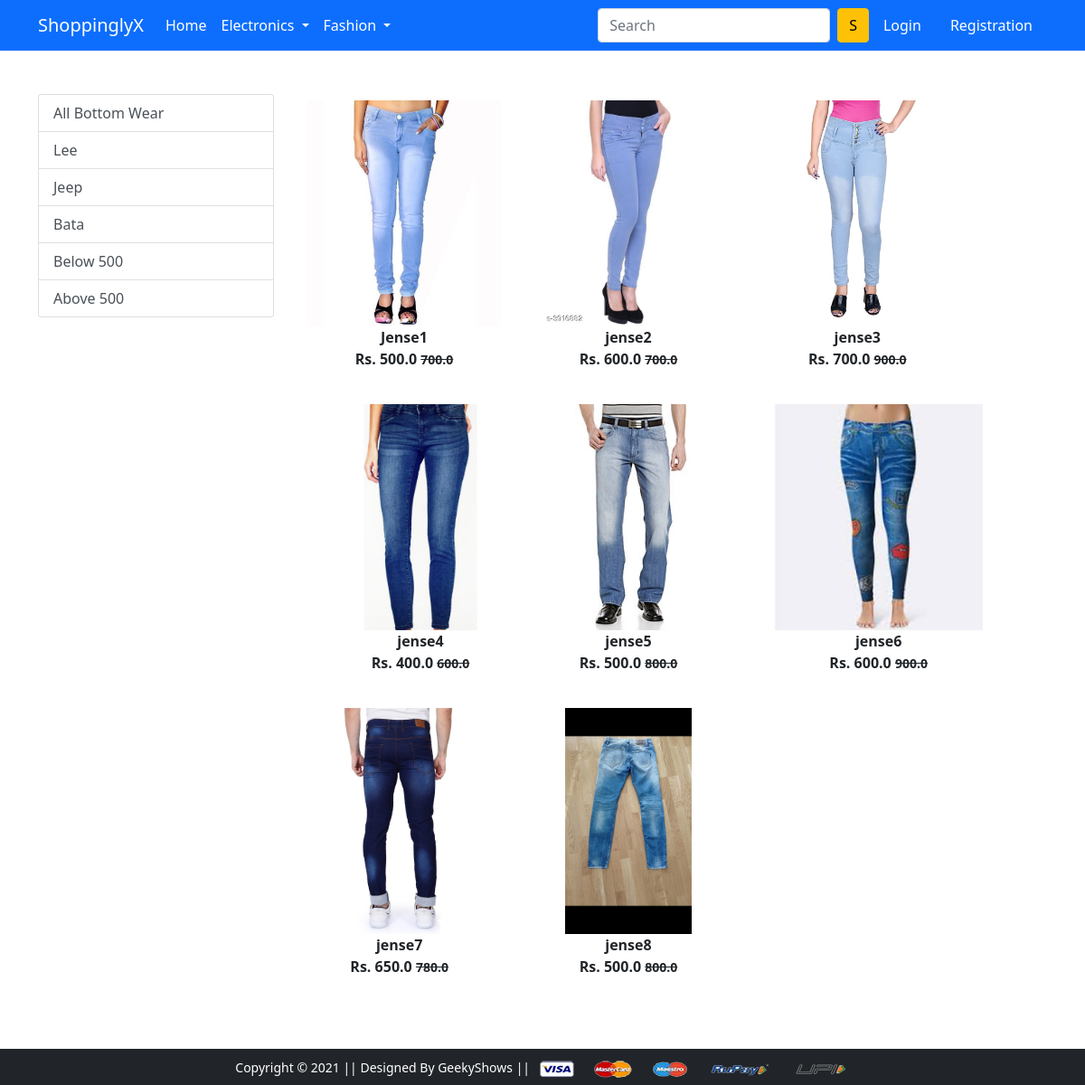
Screenshot of /bottomwears/ with the database file from the repository.
### app/models.py (models this page shows, shortened)
class Product(models.Model):
    title = models.CharField(max_length=100)
    selling_price = models.FloatField()
    discount_price = models.FloatField()
    description = models.TextField()
    brand = models.CharField(max_length=100)
    category = models.CharField(choices=CATEGORY_CCHOICES, max_length=2)
    product_image = models.ImageField(upload_to='productimg')

### app/views.py (the view)
# urls.py: path('bottomwears/', views.bottomWears, name='bottomwears'),
def bottomWears(request, data=None):
    if data == None:
        bottomWears = Product.objects.filter(category='BW')
    elif data == 'Lee' or data == 'Jeep' or data =='Bata':
        bottomWears = Product.objects.filter(category='BW').filter(brand=data)
    elif data == 'below' :
        bottomWears = Product.objects.filter(category='BW').filter(discount_price__lte=500)
    elif data == 'above' :
        bottomWears = Product.objects.filter(category='BW').filter(discount_price__gte=500)
    context = {
        'bottomWears': bottomWears,
    }
    return render(request, 'app/bottomwear.html', context)

### app/templates/app/bottomwear.html (shortened to what this page needs)
{% extends 'app/base.html' %}
{% load static %}
{% block main-content %}
<div class="container my-5">
 <div class="row">
  <div class="col-sm-3">
    <div class="list-group">
        <a href="{% url 'bottomwears' %}" class="list-group-item list-group-item-action" aria-current="true">
            All Bottom Wear
        </a>
        <a href="{% url 'bottomwearsdata' 'Lee' %}" class="list-group-item list-group-item-action" aria-current="true">Lee </a>
        <a href="{% url 'bottomwearsdata' 'Jeep' %}" class="list-group-item list-group-item-action" aria-current="true">Jeep </a>
        <a href="{% url 'bottomwearsdata' 'Bata' %}" class="list-group-item list-group-item-action" aria-current="true">Bata</a>
        <a href="{% url 'bottomwearsdata' 'below' %}" class="list-group-item list-group-item-action" aria-current="true">Below 500</a>
        <a href="{% url 'bottomwearsdata' 'above' %}" class="list-group-item list-group-item-action">Above 500</a>
    </div>
  </div>
  <div class="col-sm-8">
  <div class="row">
    {% for product in bottomWears %}
    <div class="col-sm-4 text-center mb-4">
      <a href="{% url 'product-detail' product.id %}" class="btn">
        <div class="item">
          <img src="{{ product.product_image.url }}" height="250" width="">
          <div class="fw-bold">{{ product.title }}</div>
          <div class="fw-bold">Rs. {{ product.discount_price }}
            <small class="fw-ligth text-decoration-line-through">{{ product.selling_price }}</small>
          </div>
        </div>
      </a>
    </div>
    {% endfor %}
  </div>
  </div>
 </div>
</div>
{% endblock main-content %}

### rows the page displays
Product: product_image (picture), title "Jense1", discount_price "500.0", selling_price "700.0"
Product: product_image (picture), title "jense2", discount_price "600.0", selling_price "700.0"
Product: product_image (picture), title "jense3", discount_price "700.0", selling_price "900.0"
Product: product_image (picture), title "jense4", discount_price "400.0", selling_price "600.0"
Product: product_image (picture), title "jense5", discount_price "500.0", selling_price "800.0"
Product: product_image (picture), title "jense6", discount_price "600.0", selling_price "900.0"
Product: product_image (picture), title "jense7", discount_price "650.0", selling_price "780.0"
Product: product_image (picture), title "jense8", discount_price "500.0", selling_price "800.0"
